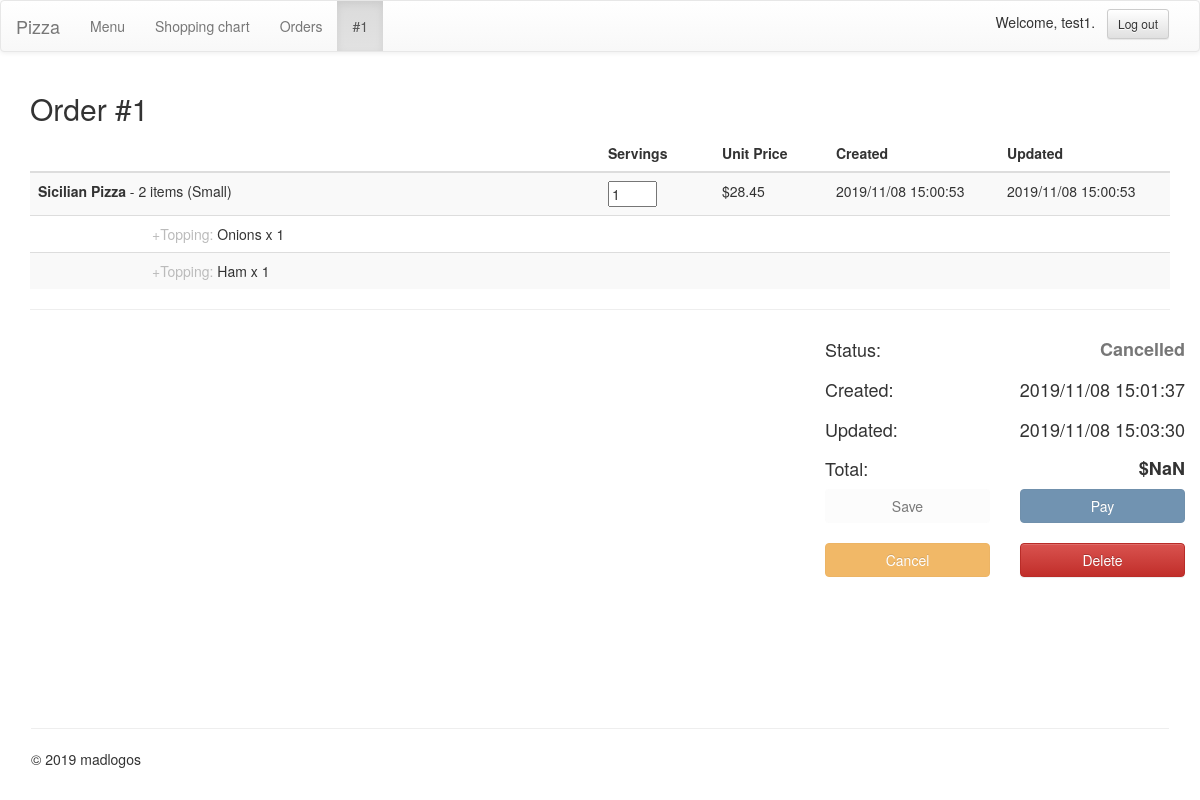
Page /order/1 (signed in) on the committed database.
### orders/models.py (models this page shows, shortened)
class Order(models.Model):
    user = models.ForeignKey(User, on_delete=models.PROTECT, related_name="order_users")
    item = models.ManyToManyField(Item, related_name="order_items", through="OrderItem")
    quantity = models.IntegerField(default=0)
    price = models.DecimalField(max_digits=10, decimal_places=2)
    status = models.CharField(max_length=8, choices=ORDER_STATUS, default='Pending')
    created = models.DateTimeField(auto_now_add=True)
    updated = models.DateTimeField(auto_now=True)
    class Meta:
        verbose_name = "order"
        verbose_name_plural = "orders"

class OrderItem(models.Model):
    order = models.ForeignKey(Order, on_delete=models.CASCADE)
    item = models.ForeignKey(Item, on_delete=models.CASCADE)
    quantity = models.IntegerField(default=0)
    class Meta:
        verbose_name = "order_item"
        verbose_name_plural = "order_items"

class Item(models.Model):
    product = models.ForeignKey(Product, on_delete=models.CASCADE, related_name="products")
    quantity = models.IntegerField(default=0)
    topping = models.ManyToManyField(Topping, related_name="toppings", through="ItemTopping")
    addition = models.ManyToManyField(Addition, related_name="additions", through="ItemAddition")
    price = models.DecimalField(max_digits=10, decimal_places=2, default=0)
    created = models.DateTimeField(auto_now_add=True)
    updated = models.DateTimeField(auto_now=True)
    class Meta:
        verbose_name = "item"
        verbose_name_plural = "items"

class Product(models.Model):
    category = models.ForeignKey(Category, on_delete=models.PROTECT, related_name="products")
    name = models.CharField(max_length=128)
    size = models.CharField(max_length=8, choices=SIZE_CHOICES, default='Regular')
    n_topping = models.IntegerField(default=0)
    n_addition = models.IntegerField(default=0)
    price = models.DecimalField(max_digits=10, decimal_places=2)
    created = models.DateTimeField(auto_now_add=True)
    updated = models.DateTimeField(auto_now=True)
    class Meta:
        verbose_name = "product"
        verbose_name_plural = "products"
        db_table = "shop_product"
        unique_together = (('category', 'name', 'size'), )

class Category(models.Model):
    name = models.CharField(max_length=128, unique=True)
    class Meta:
        verbose_name = "category"
        verbose_name_plural = "categories"
        db_table = "shop_category"
    def __str__(self):
        return self.name

class ItemTopping(models.Model):
    item = models.ForeignKey(Item, on_delete=models.CASCADE, related_name="itemtopping_item")
    topping = models.ForeignKey(Topping, on_delete=models.CASCADE, related_name="itemtopping_topping")
    quantity = models.IntegerField(default=0)
    class Meta:
        verbose_name = "item_topping"
        verbose_name_plural = "item_toppings"

class Topping(models.Model):
    name = models.CharField(max_length=128, unique=True)
    price = models.DecimalField(max_digits=10, decimal_places=2, default=0)
    class Meta:
        verbose_name = "topping"
        verbose_name_plural = "toppings"
        db_table = "shop_topping"

### orders/views.py (the view)
# urls.py: path("order/<int:id>", views.order, name="order"),
@login_required
def order(request, id):
    if request.method == "POST":
        if any(_ in request.POST for _ in ('btn_save', 'btn_pay', 'btn_cancel', 'btn_delete')):
            order = Order.objects.get(pk=id)
            items = clean_form_data(request.POST, {'ptn': r'product_(\d+)$', 'rpl': r'\1'}, del_val=('0', ''))
            order_items = order.orderitem_set.all()
            order.quantity = order.price = 0
            for key in items:
                item = Item.objects.get(pk=to_num(key))
                order_item = order_items.get(item=item)
                if items[key] == 0:
                    order_item.delete()
                    item.delete()
                else:
                    if order_item.quantity != items[key]:
                        order_item.quantity = items[key]
                        order_item.updated = order.updated = datetime.datetime.now()
                        order_item.save()
                    order.quantity += items[key]
                    order.price += item.price * items[key]
            order.save()
            if 'btn_pay' in request.POST:
                raise Http404('Payment function is not available now.')
            elif 'btn_delete' in request.POST:
                order.delete()
                return redirect(reverse('orders'))
            elif 'btn_cancel' in request.POST:
                order.status = 'Cancelled'
                order.save()
            return render(request, 'orders/order.html',
                {'items': order.orderitem_set.all(), 'order': order, 'id': id,
                 'message': ['success', 'Modification saved.']})
    else:
        order = Order.objects.get(pk = id)
        return render(request, "orders/order.html", {'items': order.orderitem_set.all(), 'order': order})

### templates/orders/order.html (shortened to what this page needs)
{% extends "_base.html" %}
{% load static %}
{% block nav_list %}
<li><a href="../menu">Menu</a></li>
<li><a href="../cart">Shopping chart</a></li>
<li><a href="../orders">Orders</a></li>
<li class="active"><a href="#">#{{ order.id }}</a></li>
{% endblock %}
{% block disp %}
<h2>Order #{{ order.id }}</h2>
<form id="modify_order" action="{% url 'order' id=order.id %}" method="post">
{% if items|length > 0 %}
    <table class="table table-striped table-hover table-responsive" cellspacing="0">
        <thead>
            <th width="50%" colspan="2"></th>
            <th width="10%">Servings</th>
            <th width="10%">Unit Price</th>
            <th width="15%">Created</th>
            <th width="15%">Updated</th>
        </thead>
        <tbody>
            {% for item in items %}
            <tr>
                <td width="50%" colspan="2">
                    <span data-toggle="tooltip" title="${{ item.item.product.price }}/serving">
                        <strong>{{ item.item.product.category }}</strong> - {{ item.item.product.name}} ({{ item.item.product.size }})
                    </span>
                </td>
                <td width="10%">
                    <input id="product_{{ item.item.id }}" name="product_{{ item.item.id }}" data-class="qty" data-item="{{ item.item.id }}"
                     type="number" min="0" style="width:50%" value="{{ item.quantity }}"
                     {% if order.status != 'Pending' %}readonly{% endif %} />
                </td>
                <td width="10%">
                    $<span id="product_price_{{ item.item.id }}" name="product_price_{{ item.item.id }}" data-class="price"
                      data-item="{{ item.item.id }}">{{ item.item.price }}</span>
                </td>
                <td width="15%">{{ item.item.created|date:"Y/m/d H:i:s" }}</td>
                <td width="15%">{{ item.item.updated|date:"Y/m/d H:i:s" }}</td>
            </tr>
            {% if item.item.topping.all|length > 0 %}
                {% for topping in item.item.itemtopping_item.all %}
                <tr>
                    <td width="10%"></td>
                    <td width="40%">
                        <span data-toggle="tooltip" title="${{ topping.topping.price }}/serving">
                            <span style="color:#bbb">+Topping:</span> {{ topping.topping.name }} x {{ topping.quantity }}
                        </span>
                    </td>
                    <td width="10%"></td>
                    <td width="10%"></td>
                    <td width="15%"></td>
                    <td width="15%"></td>
                </tr>
                {% endfor %}
            {% endif %}
            {% endfor %}
        </tbody>
    </table>
{% else %}
<p>No items found.</p>
{% endif %}
<hr>
<div class="container">
    <div class="row">
        <div class="col-lg-8 col-md-8 col-sm-0"></div>
        <div class="col-lg-1 col-md-1 col-sm-4"><h4>Status: </h4></div>
        <div class="col-lg-3 col-md-3 col-sm-8">
            <h4 style="text-align:right;font-weight:bold">
                <span id="status" class=
                    {% if order.status == 'Paid' %}"text-success bg-success"
                    {% elif order.status == 'Completed' %}"text-info bg-info"
                    {% elif order.status == 'Failed' %}"text-danger bg-danger"
                    {% elif order.status == 'Cancelled' %}"text-muted"
                    {% else %}"bg-primary"
                    {% endif %}>{{ order.status }}
                </span>
            </h4>
        </div>
    </div>
    <div class="row">
        <div class="col-lg-8 col-md-8 col-sm-0"></div>
        <div class="col-lg-1 col-md-1 col-sm-4"><h4>Created: </h4></div>
        <div class="col-lg-3 col-md-3 col-sm-8">
            <h4 style="text-align:right"><span>{{ order.created|date:"Y/m/d H:i:s" }}</span></h4>
        </div>
    </div>
    <div class="row">
        <div class="col-lg-8 col-md-8 col-sm-0"></div>
        <div class="col-lg-1 col-md-1 col-sm-4"><h4>Updated: </h4></div>
        <div class="col-lg-3 col-md-3 col-sm-8">
            <h4 style="text-align:right"><span>{{ order.updated|date:"Y/m/d H:i:s" }}</span></h4>
        </div>
    </div>
    <div class="row">
        <div class="col-lg-8 col-md-8 col-sm-0"></div>
        <div class="col-lg-1 col-md-1 col-sm-4"><h4>Total: </h4></div>
        <div class="col-lg-3 col-md-3 col-sm-8">
            <h4 style="text-align:right;font-weight:bold">$<span id="total_price">{{ cart_sum }}</span></h4>
        </div>
    </div>
    <div class="row">
        <div class="col-lg-8 col-md-6 col-sm-0"></div>
        <div class="col-lg-2 col-md-3 col-sm-6">
            <button id="btn_save" name="btn_save" value="{{ order.id }}" type="submit" class="btn btn-secondary btn-block"
            {% if order.status != 'Pending' %}
                disabled="disabled"
            {% endif %}>Save</button>
        </div>
        <div class="col-lg-2 col-md-3 col-sm-6">
            <button id="btn_pay" name="btn_pay" value="{{ order.id }}" type="submit" class="btn btn-primary btn-block"
            {% if order.status == 'Paid' or order.status == 'Completed' or order.status == 'Cancelled' %}
                disabled="disabled"
            {% endif %}>Pay</button>
        </div>
    </div>
    <div class="col-12">&nbsp;</div>
    <div class="row">
        <div class="col-lg-8 col-md-6 col-sm-0"></div>
        <div class="col-lg-2 col-md-3 col-sm-6">
            <button id="btn_cancel" name="btn_cancel" value="{{ order.id }}" type="submit" class="btn btn-warning btn-block"
            {% if order.status == 'Paid' or order.status == 'Cancelled' %}
                disabled="disabled"
            {% endif %}>Cancel</button>
        </div>
        <div class="col-lg-2 col-md-3 col-sm-6">
            <button id="btn_delete" name="btn_delete" value="{{ order.id }}" type="submit" class="btn btn-danger btn-block"
            >Delete</button>
        </div>
    </div>
</div>
</form>
{% endblock disp %}

### templates/_base.html (shortened to what this page needs)
<!DOCTYPE html>
<html lang='en'>
    <head>
        {% load static %}
        <link rel="stylesheet" href="https://cdn.staticfile.org/twitter-bootstrap/3.3.7/css/bootstrap.min.css">
        <link rel="stylesheet" href="https://cdn.jsdelivr.net/npm/bootstrap@3.3.7/dist/css/bootstrap-theme.min.css">
        <link rel="stylesheet" href="https://cdn.staticfile.org/font-awesome/4.7.0/css/font-awesome.css">
        <link rel="stylesheet" href="{% static 'css/style.css' %}">
    </head>
    <body>
        <nav id="navbar" class="navbar navbar-default" role="navigation">
            <div class="container-fluid">
                <div class="navbar-header">
                    <a class="navbar-brand mb-0" href="#">Pizza</a>
                </div>
                {% if user is not none %}
                <div id="navbar-collapse" class="collapse navbar-collapse">
                    <ul class="nav navbar-nav">
                        {% block nav_list %}{% endblock %}
                    </ul>
                    <form class="navbar-form navbar-right" action="{% url 'logout' %}" method="get">
                        <span>Welcome, {{ user }}.&nbsp;&nbsp;</span>
                        <button id="logout" class="btn btn-default btn-sm">Log out</button>
                    </form>
                </div>
                {% endif %}
            </div>
        </nav>
        <div class="container" id="elem_disp">
            {% block disp %}
            {% endblock %}
        </div>
        <nav class="navbar navbar-fixed-bottom" id="nav_footer" role="navigation">
            <div class="container" id="elem_foot">
                <footer class="navbar" id="footer">
                    <hr>
                    <p>&copy; 2019 madlogos</p>
                </footer>
            </div>
        </nav>
    </body>
</html>

### static/css/style.css (style rules this page uses)
body { padding-bottom: 200px; }
#nav_footer { position: fixed; margin-bottom: 0px; }

### rows in the picture
Order: id "1", status "Cancelled", created "2019/11/08 15:01:37", updated "2019/11/08 15:03:30"
OrderItem: item.product.category "Sicilian Pizza", item.product.name "2 items", item.product.size "Small", quantity "1", item.price "28.45", item.created "2019/11/08 15:00:53", item.updated "2019/11/08 15:00:53"
ItemTopping: topping.name "Onions", quantity "1"
ItemTopping: topping.name "Ham", quantity "1"

### other values in the picture
{{ user }} "test1"
